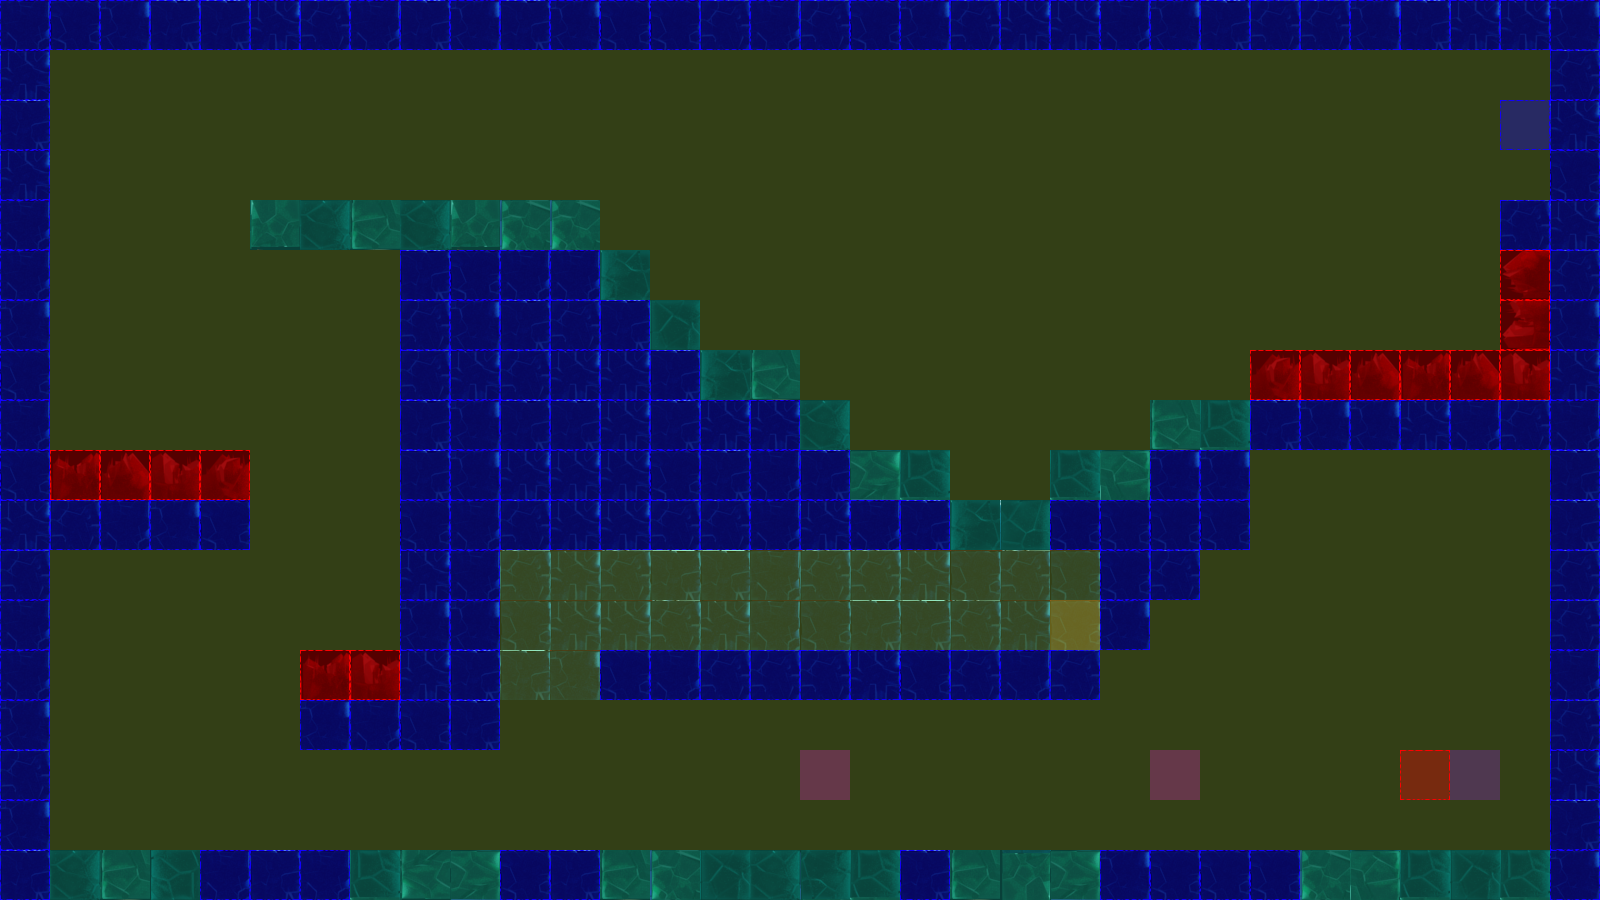

A level layout from a 2D game, rendered from its tile map. Below: a short description, then the map file with tile-grid data replaced by summaries:
An orthogonal 32x18 tile map with 50x50 px tiles, 3 tile layers (terrain, collision, event), 2 tilesets.

<map version="1.0" orientation="orthogonal" renderorder="left-up" width="32" height="18" tilewidth="50" tileheight="50" nextobjectid="3">
 <tileset firstgid="1" name="frozenPlainsTile" tilewidth="50" tileheight="50" tilecount="50" columns="10">
  <image source="tiles/iceTile.png" width="500" height="251" />
 </tileset>
 <tileset firstgid="51" name="collisionTile" tilewidth="50" tileheight="50" tilecount="12" columns="3">
  <image source="tiles/collisionTile.png" width="150" height="200" />
 </tileset>
 <layer name="terrain" width="32" height="18">
  <data>[576 cells, 239 non-empty, 24 distinct tile ids]</data>
 </layer>
 <layer name="collision" width="32" height="18">
  <data>[576 cells, 576 non-empty, 4 distinct tile ids]</data>
 </layer>
 <layer name="event" width="32" height="18">
  <data>[576 cells, 6 non-empty, 5 distinct tile ids]</data>
 </layer>
</map>
